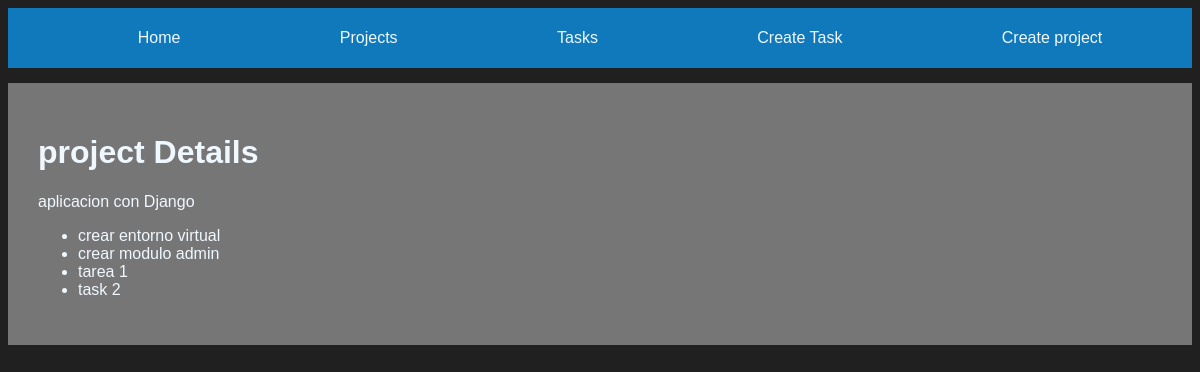
Before: /project/2 with the older database file.
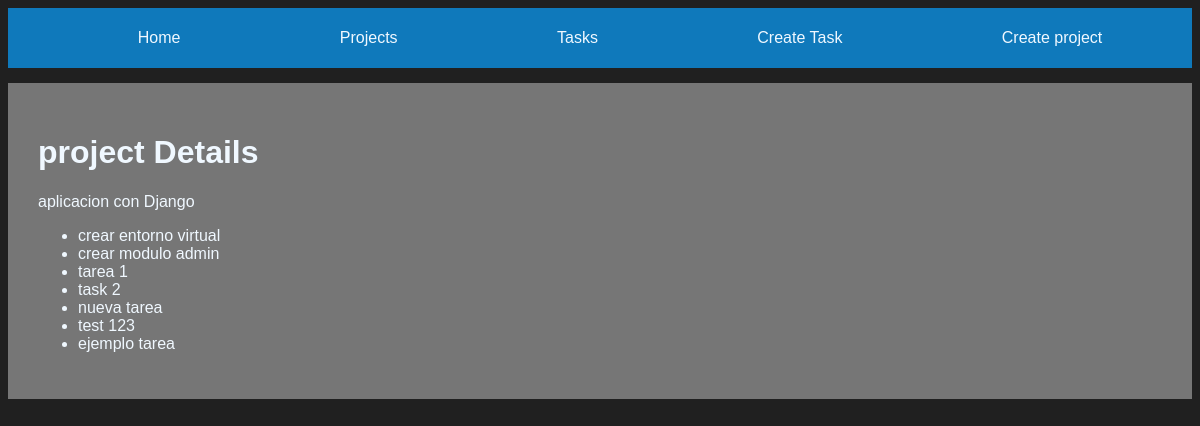
After: the same page with the newer database file.
### myapp/models.py (models this page shows, shortened)
class Task(models.Model):
    title = models.CharField(max_length= 255)
    description = models.TextField()
    project = models.ForeignKey(Project, on_delete = models.CASCADE)
    done = models.BooleanField(default=False)

### myapp/views.py (the view)
# urls.py: path('project/<int:id>',views.details_project, name = 'details_project'),
def details_project(request, id):
    project = get_object_or_404(Project,id=id)
    tasks    = Task.objects.filter(project_id =id)
    return render(request,"projects/details_project.html",{
                  'project': project,
                  'tasks': tasks,
                })

### myapp/models.py (called while the page is built)
    def __str__(self) -> str:
        return self.name

### myapp/templates/projects/details_project.html
{% extends 'layout/base.html'%}
{% block content %}
    <h1>project Details</h1>
    {{ project }}
    <ul>
        {% for task in tasks %}
            <li>{{ task.title }}</li>
        {% endfor%}
    </ul>
{% endblock %}

Changed rows visible on the page:
added Task: title "nueva tarea"
added Task: title "test 123"
added Task: title "ejemplo tarea"
